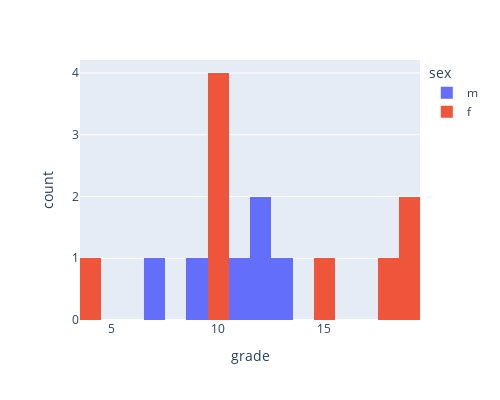

Notebook code for this chart:
### Code cell
import plotly.express as px
px.histogram(df, x="grade", color="sex", nbins=20, width=500, height=400)

### Figure 1 — Plotly figure (JSON) as saved in the notebook; plotly's stock layout.template omitted (floating-point values rounded to 4 significant figures)
{"data": [{"alignmentgroup": "True", "bingroup": "x", "hovertemplate": "sex=m<br>grade=%{x}<br>count=%{y}<extra></extra>", "legendgroup": "m", "marker": {"color": "#636efa", "pattern": {"shape": ""}}, "name": "m", "nbinsx": 20, "offsetgroup": "m", "orientation": "v", "showlegend": true, "type": "histogram", "x": [12, 11, 13, 12, 7, 9], "xaxis": "x", "yaxis": "y"}, {"alignmentgroup": "True", "bingroup": "x", "hovertemplate": "sex=f<br>grade=%{x}<br>count=%{y}<extra></extra>", "legendgroup": "f", "marker": {"color": "#EF553B", "pattern": {"shape": ""}}, "name": "f", "nbinsx": 20, "offsetgroup": "f", "orientation": "v", "showlegend": true, "type": "histogram", "x": [4, 10, 15, 18, 19, 19, 10, 10, 10], "xaxis": "x", "yaxis": "y"}], "layout": {"barmode": "relative", "height": 400, "legend": {"title": {"text": "sex"}, "tracegroupgap": 0}, "margin": {"t": 60}, "width": 500, "xaxis": {"anchor": "y", "domain": [0, 1], "title": {"text": "grade"}}, "yaxis": {"anchor": "x", "domain": [0, 1], "title": {"text": "count"}}}}
